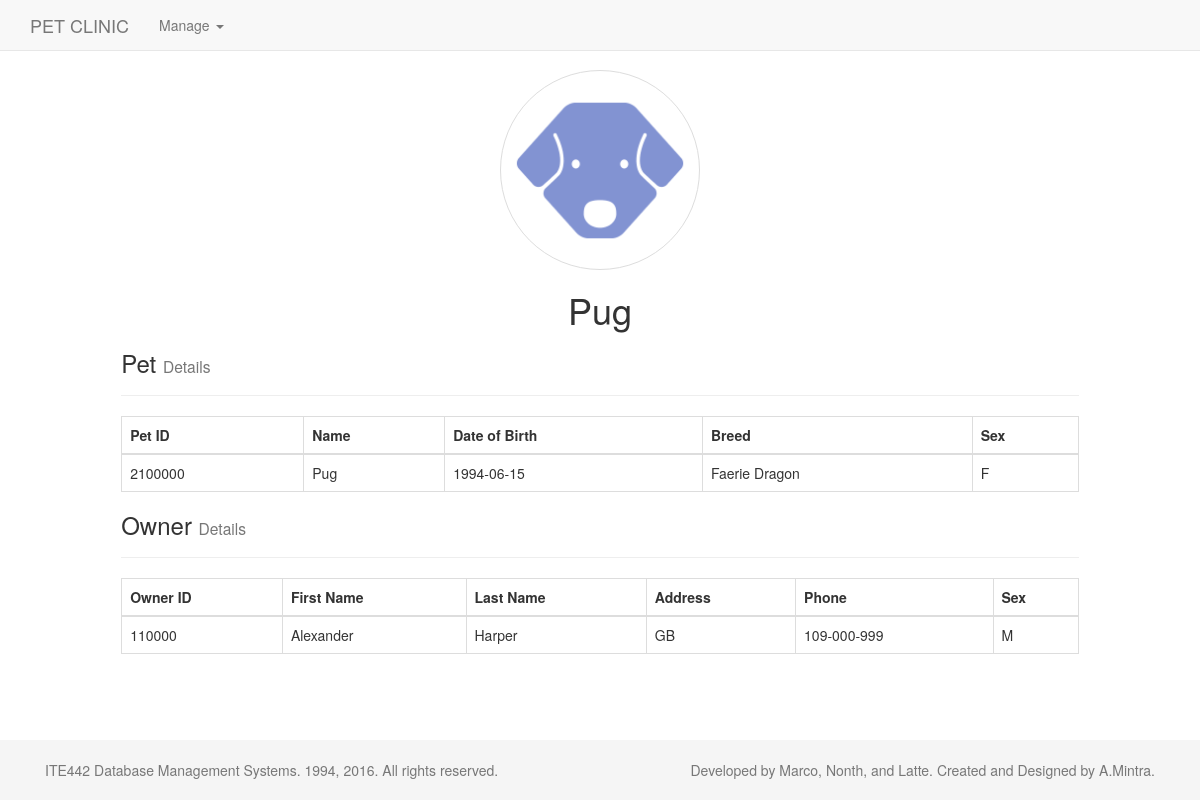
/pet_show.php?id=2100000, run on an earlier commit of the app's database.
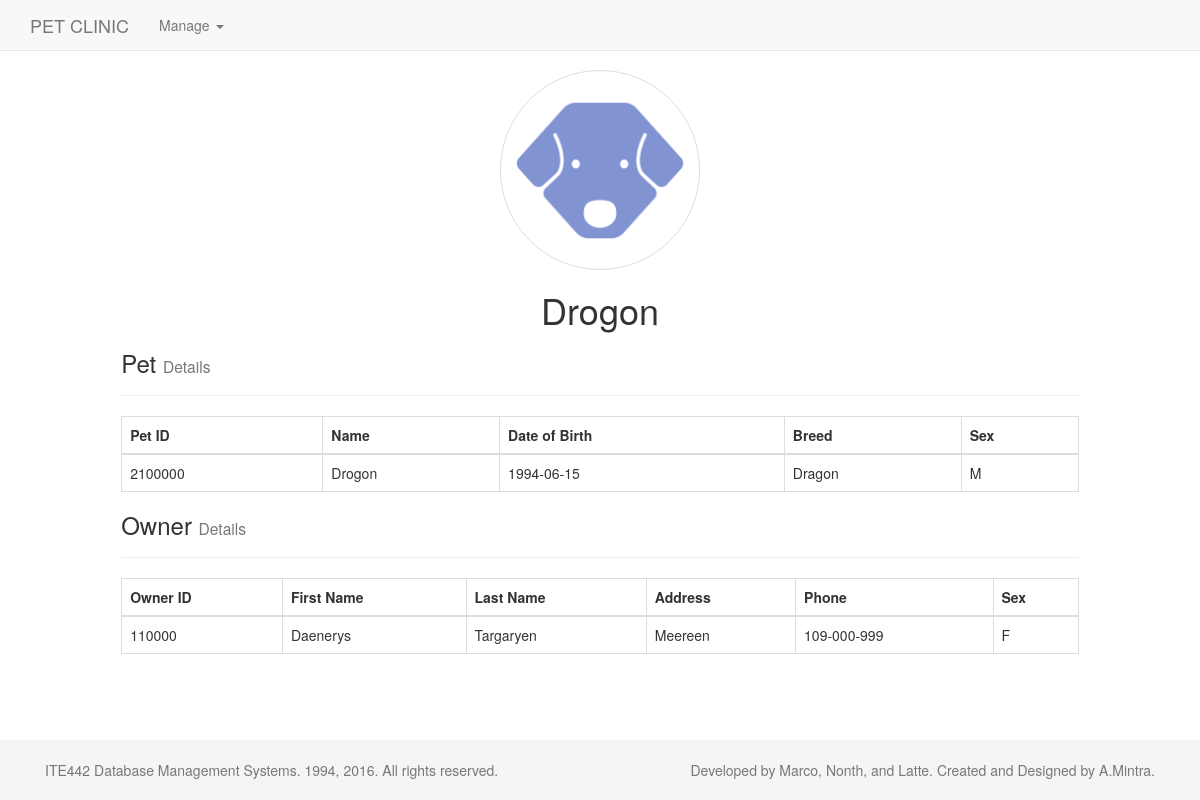
And on a later commit of the database.
### tables this page shows
CREATE TABLE IF NOT EXISTS PET (
	PET_ID INT NOT NULL,
    OWNER_ID INT NOT NULL,
    PET_NAME VARCHAR(30) NOT NULL,
    DATE_OF_BIRTH DATE,
    BREED TEXT,
    SEX CHAR,
    PRIMARY KEY(PET_ID)
);

CREATE TABLE IF NOT EXISTS OWNER (
	OWNER_ID INT NOT NULL,
    F_NAME VARCHAR(30) NOT NULL,
    L_NAME VARCHAR(30) NOT NULL,
    ADDRESS VARCHAR(40),
    PHONE VARCHAR(15),
    SEX CHAR,
    PRIMARY KEY(OWNER_ID)
);

### includes/pet_connection.php (called while the page is built, shortened)
<?php
	class dbConn {
		public function __construct(){
			$this->conn = new PDO('mysql:host='.$host.';dbname='.$db_name.';charset=utf8', $username, $password);
		}
	};
	class PetConnection extends dbConn {
		public function getPet($petid) {
			try {
				$db = new dbConn;
				$err = '';
				$stmt = $db->conn->prepare("SELECT * FROM PET where PET_ID = :petid"  );
				$stmt->bindParam(':petid', $petid);
				$stmt->execute();
				$results = $stmt->fetch(PDO::FETCH_ASSOC);
			}
			catch (PDOException $e) {
				$err = "Error: " . $e->getMessage();
			}
			$success = ($err == '' ? $results : $err );
			return $success;
		}
		public function getOwner($ownerid) {
			try {
				$db = new dbConn;
				$err = '';
				$stmt = $db->conn->prepare("SELECT * FROM OWNER where OWNER_ID = :ownerid"  );
				$stmt->bindParam(':ownerid', $ownerid);
				$stmt->execute();
				$results = $stmt->fetch(PDO::FETCH_ASSOC);
			}
			catch (PDOException $e) {
				$err = "Error: " . $e->getMessage();
			}
			$success = ($err == '' ? $results : $err );
			return $success;
		}
	};
?>

### pet_show.php (the view)
<?php include ('includes/header.php'); ?>
<?php include ("includes/pet_connection.php");
		$a = new PetConnection;
		$petid = $_GET["id"];
		$result = $a->getPet($petid);
?>
<div class="container" style="padding: 0px 9% 0px 9%;">
	<center>
		<img src="images/noimage.png" class="img-circle" style="width:200px; border: 1px solid #dddddd;">
		<h1><?php echo $result['PET_NAME']; ?></h1>
	</center>
	<div class="page-header" style="margin: 0px;">
		<h3>Pet <small>Details</small></h3>
	</div>
	<?php
		echo "<br>";
		echo "<table class='table table-bordered'>";
		echo "<thead><tr><th>Pet ID</th><th>Name</th><th>Date of Birth</th><th>Breed</th><th>Sex</th></tr></thead>";
		echo "<tr>";
		echo "<td>".$result['PET_ID']."</td>";
		echo "<td>".$result['PET_NAME']."</td>";
		echo "<td>".$result['DATE_OF_BIRTH']."</td>";
		echo "<td>".$result['BREED']."</td>";
		echo "<td>".$result['SEX']."</td>";
		echo "</tr></table>";
	?>
	<div class="page-header" style="margin: 0px;">
		<h3>Owner <small>Details</small></h3>
	</div>
	<?php
		$result2 = $a->getOwner($result['OWNER_ID']);
		echo "<br>";
		echo "<table class='table table-bordered'>";
		echo "<thead><tr><th>Owner ID</th><th>First Name</th><th>Last Name</th><th>Address</th><th>Phone</th><th>Sex</th></tr></thead>";
		echo "<tr>";
		echo "<td>".$result2['OWNER_ID']."</td>";
		echo "<td>".$result2['F_NAME']."</td>";
		echo "<td>".$result2['L_NAME']."</td>";
		echo "<td>".$result2['ADDRESS']."</td>";
		echo "<td>".$result2['PHONE']."</td>";
		echo "<td>".$result2['SEX']."</td>";
		echo "</tr></table>";
	?>
</div>
<?php include ('includes/footer.php'); ?>

What changed in the data, as far as the page shows it:
changed pet id 2100000: PET_NAME "Pug" → "Drogon"; BREED "Faerie Dragon" → "Dragon"; SEX "F" → "M"
changed owner id 110000: F_NAME "Alexander" → "Daenerys"; L_NAME "Harper" → "Targaryen"; ADDRESS "GB" → "Meereen"; SEX "M" → "F"
